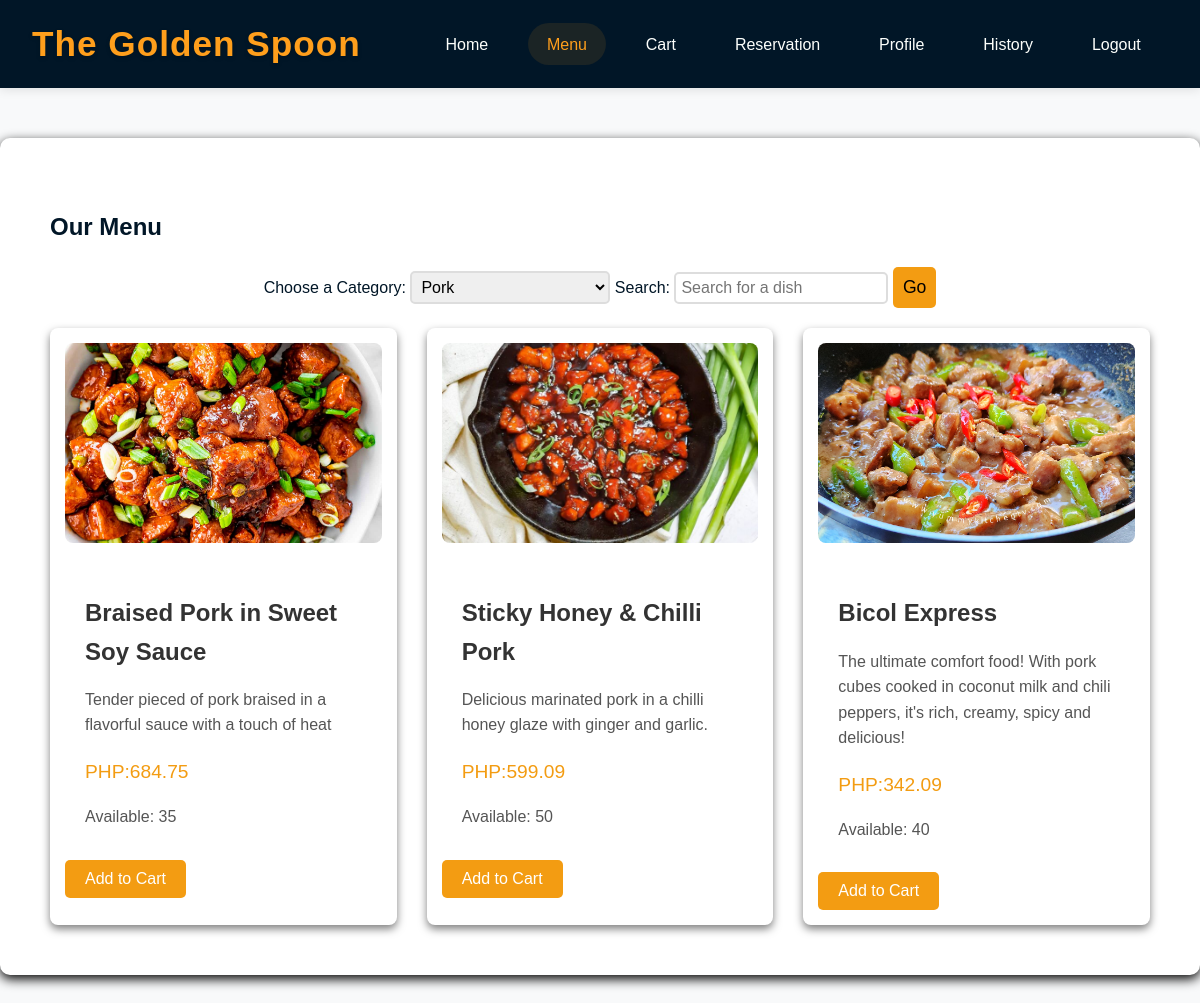
The app's page /menu.php?category=Pork (signed in) with its own data.
### tables this page shows
CREATE TABLE `menu` (
  `menu_id` int(11) NOT NULL,
  `name` varchar(255) NOT NULL,
  `description` text NOT NULL,
  `price` decimal(10,2) NOT NULL,
  `quantity` int(11) NOT NULL,
  `image` varchar(255) NOT NULL,
  `category` varchar(255) DEFAULT NULL
);

### menu.php (the view, shortened to what this page needs)
<?php
include('db.php');
$category_sql = "SELECT DISTINCT category FROM menu";
$category_result = $conn->query($category_sql);
$search_term = isset($_GET['search']) ? $_GET['search'] : '';
$category_filter = isset($_GET['category']) ? $_GET['category'] : '';
$sql = "SELECT * FROM menu WHERE 1";
if ($category_filter) {
    $sql .= " AND category = ?";
}
$stmt = $conn->prepare($sql);
if ($category_filter && $search_term) {
    $search_term = "%" . $search_term . "%";
    $stmt->bind_param('ss', $category_filter, $search_term);
} elseif ($category_filter) {
    $stmt->bind_param('s', $category_filter);
} elseif ($search_term) {
    $search_term = "%" . $search_term . "%";
    $stmt->bind_param('s', $search_term);
}
$stmt->execute();
$result = $stmt->get_result();
?>
<!DOCTYPE html>
<html lang="en">
<head>
</head>
<body>
    <div class="navbar">
        <h1>The Golden Spoon</h1>
        <div>
            <a href="dashboard.php">Home</a>
            <a href="menu.php" class="active">Menu</a>
            <a href="cart.php">Cart</a>
            <a href="reservation.php">Reservation</a>
            <a href="profile.php">Profile</a>
<a href="history.php">History</a>
            <a href="logout.php">Logout</a>
        </div>
    </div>
    <div class="container">
        <h2>Our Menu</h2>
        <div class="category-filter">
            <form action="menu.php" method="GET">
                <label for="category">Choose a Category:</label>
                <select name="category" id="category" onchange="this.form.submit()">
                    <?php while ($category_row = $category_result->fetch_assoc()) { ?>
                        <option value="<?php echo $category_row['category']; ?>"
                            <?php echo $category_row['category'] == $category_filter ? 'selected' : ''; ?>>
                            <?php echo htmlspecialchars($category_row['category']); ?>
                        </option>
                    <?php } ?>
                </select>
                <label for="search">Search:</label>
                <input type="text" name="search" id="search" placeholder="Search for a dish" value="<?php echo htmlspecialchars($search_term); ?>">
                <button type="submit">Go</button>
            </form>
        </div>
        <div class="menu-grid">
            <?php if ($result->num_rows > 0): ?>
                <?php while ($row = $result->fetch_assoc()): ?>
                    <div class="menu-item">
                        <img src="images/<?php echo htmlspecialchars($row['image']); ?>" alt="<?php echo htmlspecialchars($row['name']); ?>">
                        <div class="menu-item-details">
                            <h3><?php echo htmlspecialchars($row['name']); ?></h3>
                            <p><?php echo htmlspecialchars($row['description']); ?></p>
                            <p class="price">PHP:<?php echo number_format($row['price'], 2); ?></p>
                            <p>Available: <?php echo $row['quantity']; ?></p>
                        </div>
                        <form action="menu.php" method="POST">
                            <button type="submit" name="add_to_cart" class="add-to-cart-btn" <?php echo $row['quantity'] <= 0 ? 'disabled' : ''; ?>>
                                <?php echo $row['quantity'] <= 0 ? 'Out of Stock' : 'Add to Cart'; ?>
                            </button>
                        </form>
                    </div>
                <?php endwhile; ?>
            <?php else: ?>
                <p>No items found based on your filters.</p>
            <?php endif; ?>
        </div>
    </div>
</body>
</html>

### menu.php (style rules this page uses)
:root { --primary: #ff9f1c; --secondary: #2ec4b6; --dark: #011627; --light: #fdfffc; --accent: #e71d36; }
body { font-family: 'Poppins', sans-serif; margin: 0; padding: 0; background-color: #f8f9fa; color: var(--dark); line-height: 1.6; }
.navbar { background-color: var(--dark); padding: 1rem 2rem; display: flex; justify-content: space-between; align-items: center; box-shadow: 0 2px 10px rgba(0, 0, 0, 0.1); position: sticky; top: 0; z-index: 1000; }
.navbar h1 { color: var(--primary); font-size: 2.2rem; font-weight: 700; letter-spacing: 1px; margin: 0; font-family: 'Montserrat', sans-serif; text-shadow: 0 2px 4px rgba(0, 0, 0, 0.2); }
.navbar a { color: var(--light); text-decoration: none; padding: 0.8rem 1.2rem; margin: 0 0.5rem; font-size: 1rem; font-weight: 500; border-radius: 50px; transition: all 0.3s ease; position: relative; overflow: hidden; }
.navbar a::before { content: ''; position: absolute; bottom: 0; left: 0; width: 0; height: 2px; background-color: var(--primary); transition: width 0.3s ease; }
.navbar a.active { background-color: rgba(255, 159, 28, 0.1); color: var(--primary); }
.container { max-width: 1200px; margin: 50px auto; padding: 50px; background-color: #fff; border-radius: 10px; box-shadow: 0 4px 12px rgba(1, 1, 1, 1.1); }
.category-filter { text-align: center; margin-bottom: 20px; }
.category-filter select, .category-filter input { font-size: 1em; padding: 5px; width: 200px; border-radius: 5px; border: 2px solid #ddd; }
.category-filter button { background-color: #f39c12; padding: 10px 10px; border: none; cursor: pointer; font-size: 1.1em; border-radius: 5px; }
.menu-grid { display: grid; grid-template-columns: repeat(3, 1fr); gap: 30px; }
.menu-item { background-color: #fff; padding: 15px; border-radius: 8px; box-shadow: 0 4px 8px rgba(1, 1, 1, 0.5); transition: transform 0.3s ease; }
.menu-item img { width: 100%; height: 200px; object-fit: cover; border-radius: 8px; }
.menu-item-details { padding: 20px; }
.menu-item-details h3 { font-size: 1.5em; color: #333; margin-bottom: 10px; }
.menu-item-details p { color: #555; margin-bottom: 10px; }
.menu-item-details .price { font-size: 1.2em; color: #f39c12; margin-bottom: 15px; }
.add-to-cart-btn { background-color: #f39c12; color: white; border: none; padding: 10px 20px; font-size: 1em; cursor: pointer; border-radius: 5px; }

### records on screen
menu: image+name (picture), name "Braised Pork in Sweet Soy Sauce", description "Tender pieced of pork braised in a flavorful sauce with a touch of heat", price "684.75", quantity "35", shows "Add to Cart"
menu: image+name (picture), name "Sticky Honey & Chilli Pork", description "Delicious marinated pork in a chilli honey glaze with ginger and garlic.", price "599.09", quantity "50", shows "Add to Cart"
menu: image+name (picture), name "Bicol Express", description "The ultimate comfort food! With pork cubes cooked in coconut milk and chili peppers, it's rich, creamy, spicy and delicious!", price "342.09", quantity "40", shows "Add to Cart"

### other values on screen
form field category "Pork"
